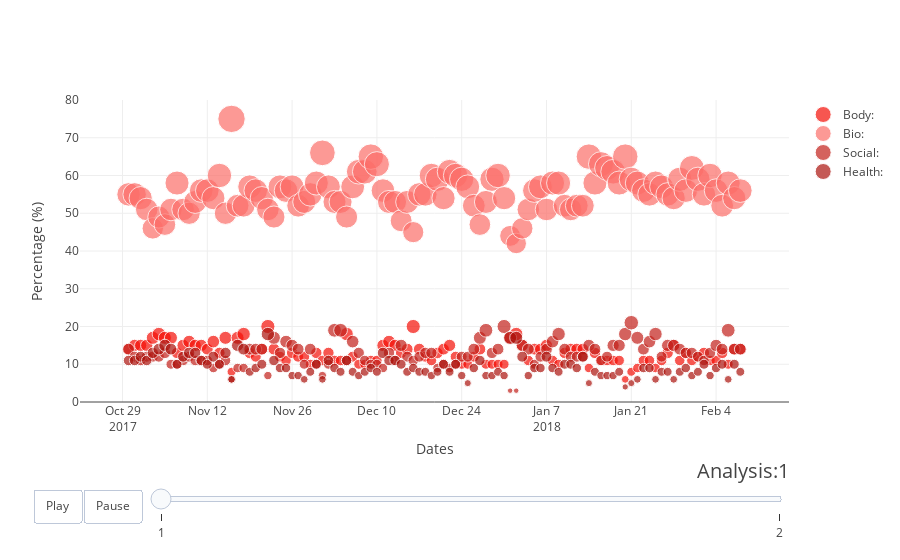

Here is the notebook cell this chart was saved with:
### Code cell
analysis_from_col = set(df['analysis'])
analysis_ints = sorted(list(analysis_from_col))
analysis = [str(anal) for anal in analysis_ints]
# make list of categories
categories = []
for cat in df['category']:
    if cat not in categories: 
        categories.append(cat)
# make figure
figure = {
    'data': [],
    'layout': {},
    'frames': []
}

# fill in most of layout
figure['layout']['xaxis'] = {'title': 'Dates'}
#figure['layout']['xaxis'] =go.Layout(xaxis=go.layout.XAxis(
                        #tickvals=[0,1],
                        #ticktext=['Date1','Date2'],
                        #title='Dates'))
figure['layout']['yaxis'] = {'range': [0,80],'title': 'Percentage (%)'}
figure['layout']['hovermode'] = 'closest'
figure['layout']['sliders'] = {
    'args': [
        'transition', {
            'duration': 400,
            'easing': 'cubic-in-out'
        }
    ],
    'initialValue': '1',
    'plotlycommand': 'animate',
    'values': analysis,
    'visible': True
}
figure['layout']['updatemenus'] = [
    {
        'buttons': [
            {
                'args': [None, {'frame': {'duration': 300, 'redraw': True},
                         'fromcurrent': True, 'transition': {'duration': 300, 'easing': 'quadratic-in-out'}}],
                'label': 'Play',
                'method': 'animate'
            },
            {
                'args': [[None], {'frame': {'duration': 0, 'redraw': True},
                                  'mode': 'immediate',
                'transition': {'duration': 0}}],
                'label': 'Pause',
                'method': 'animate'
            }
        ],
        'direction': 'left',
        'pad': {'r': 10, 't': 87},
        'showactive': False,
        'type': 'buttons',
        'x': 0.1,
        'xanchor': 'right',
        'y': 0,
        'yanchor': 'top'
    }
]

sliders_dict = {
    'active': 0,
    'yanchor': 'top',
    'xanchor': 'left',
    'currentvalue': {
        'font': {'size': 20},
        'prefix': 'Analysis:',
        'visible': True,
        'xanchor': 'right'
    },
    'transition': {'duration': 300, 'easing': 'cubic-in-out'},
    'pad': {'b': 10, 't': 50},
    'len': 0.9,
    'x': 0.1,
    'y': 0,
    'steps': []
}



custom_colors = {
    'Bio:': '#FC6E69',
    'Body:': '#F50F07',
    'Social:': '#C3211B',
    'Health:': '#AC140E',
    'Friends:':  '#5FE58C',
    'Family:': '#22FF56',
    'Relig:': '#157033',
    'Leisure:': '#05170B',
    
}

# make data
a = 1
for cat in categories:
    dataset_by_analysis = df[df['analysis'] == int(a)]
    
    dataset_by_analysis_and_cat = dataset_by_analysis[dataset_by_analysis['category'] == cat]

    if(not dataset_by_analysis_and_cat['date'].empty):
        data_dict = {
            'x': list(dataset_by_analysis_and_cat['date']),
            'y': list(dataset_by_analysis_and_cat['value']),
            'mode': 'markers',
            'text': list(dataset_by_analysis_and_cat['name'].values[0]),
            'marker': {
                'sizemode': 'area',
                'sizeref': 200,
                'size': list(dataset_by_analysis_and_cat['size']),
                'color': custom_colors[cat]
            },
            'name': dataset_by_analysis_and_cat['name'].values[0]
        }
        
        figure['data'].append(data_dict)

# make frames
for a in analysis:
    frame = {'data': [], 'name': str(a)}
    for cat in categories:
        dataset_by_analysis = df[df['analysis'] == int(a)]
        dataset_by_analysis_and_cat = dataset_by_analysis[dataset_by_analysis['category'] == cat]
        
        
        if(not dataset_by_analysis_and_cat['date'].empty):
            
            data_dict = {
                'x': list(dataset_by_analysis_and_cat['date']),
                'y': list(dataset_by_analysis_and_cat['value']),
                'mode': 'markers',
                'text': list(dataset_by_analysis_and_cat['name'].values[0]),
                'marker': {
                    'sizemode': 'area',
                    'sizeref': 200,
                    'size': list(dataset_by_analysis_and_cat['size']),
                    'color': custom_colors[cat]
            },
            'name': dataset_by_analysis_and_cat['name'].values[0]
            }
            
            frame['data'].append(data_dict)
            
    figure['frames'].append(frame)
    
    slider_step = {'args': [
        [a],
        {'frame': {'duration': 300, 'redraw': True},
         'mode': 'immediate',
         'label': 'label-for-frame',
       'transition': {'duration': 300}}
     ],
     'label': a,
     'method': 'animate'}
    sliders_dict['steps'].append(slider_step)

    
figure['layout']['sliders'] = [sliders_dict]

iplot(figure)

### Figure 1 — Plotly figure (JSON) as saved in the notebook; plotly's stock layout.template omitted (floating-point values rounded to 4 significant figures)
{"data": [{"marker": {"color": "#F50F07", "size": [14000, 15000, 15000, 15000, 17000, 18000, 17000, 17000, 13000, 15000, 16000, 15000, 15000, 14000, 16000, 13000, 17000, 8000, 17000, 18000, 13000, 12000, 14000, 20000, 14000, 12000, 11000, 13000, 12000, 12000, 10000, 13000, 11000, 13000, 11000, 11000, 18000, 12000, 10000, 10000, 11000, 11000, 15000, 16000, 15000, 13000, 14000, 20000, 14000, 12000, 11000, 13000, 14000, 15000, 12000, 10000, 10000, 12000, 14000, 10000, 10000, 10000, 10000, 17000, 18000, 15000, 11000, 14000, 14000, 15000, 11000, 10000, 13000, 14000, 14000, 14000, 9000, 13000, 11000, 11000, 11000, 11000, 6000, 8000, 9000, 11000, 11000, 9000, 11000, 13000, 15000, 11000, 13000, 11000, 12000, 13000, 11000, 11000, 13000, 10000, 14000, 14000], "sizemode": "area", "sizeref": 200}, "mode": "markers", "name": "Body:", "text": ["B", "o", "d", "y", ":"], "type": "scatter", "uid": "f4824d14-9189-4dea-9a53-413905a8e781", "x": ["2017-10-30", "2017-10-31", "2017-11-01", "2017-11-02", "2017-11-03", "2017-11-04", "2017-11-05", "2017-11-06", "2017-11-07", "2017-11-08", "2017-11-09", "2017-11-10", "2017-11-11", "2017-11-12", "2017-11-13", "2017-11-14", "2017-11-15", "2017-11-16", "2017-11-17", "2017-11-18", "2017-11-19", "2017-11-20", "2017-11-21", "2017-11-22", "2017-11-23", "2017-11-24", "2017-11-25", "2017-11-26", "2017-11-27", "2017-11-28", "2017-11-29", "2017-11-30", "2017-12-01", "2017-12-02", "2017-12-03", "2017-12-04", "2017-12-05", "2017-12-06", "2017-12-07", "2017-12-08", "2017-12-09", "2017-12-10", "2017-12-11", "2017-12-12", "2017-12-13", "2017-12-14", "2017-12-15", "2017-12-16", "2017-12-17", "2017-12-18", "2017-12-19", "2017-12-20", "2017-12-21", "2017-12-22", "2017-12-23", "2017-12-24", "2017-12-25", "2017-12-26", "2017-12-27", "2017-12-28", "2017-12-29", "2017-12-30", "2017-12-31", "2018-01-01", "2018-01-02", "2018-01-03", "2018-01-04", "2018-01-05", "2018-01-06", "2018-01-07", "2018-01-08", "2018-01-09", "2018-01-10", "2018-01-11", "2018-01-12", "2018-01-13", "2018-01-14", "2018-01-15", "2018-01-16", "2018-01-17", "2018-01-18", "2018-01-19", "2018-01-20", "2018-01-21", "2018-01-22", "2018-01-23", "2018-01-24", "2018-01-25", "2018-01-26", "2018-01-27", "2018-01-28", "2018-01-29", "2018-01-30", "2018-01-31", "2018-02-01", "2018-02-02", "2018-02-03", "2018-02-04", "2018-02-05", "2018-02-06", "2018-02-07", "2018-02-08"], "y": [14, 15, 15, 15, 17, 18, 17, 17, 13, 15, 16, 15, 15, 14, 16, 13, 17, 8, 17, 18, 13, 12, 14, 20, 14, 12, 11, 13, 12, 12, 10, 13, 11, 13, 11, 11, 18, 12, 10, 10, 11, 11, 15, 16, 15, 13, 14, 20, 14, 12, 11, 13, 14, 15, 12, 10, 10, 12, 14, 10, 10, 10, 10, 17, 18, 15, 11, 14, 14, 15, 11, 10, 13, 14, 14, 14, 9, 13, 11, 11, 11, 11, 6, 8, 9, 11, 11, 9, 11, 13, 15, 11, 13, 11, 12, 13, 11, 11, 13, 10, 14, 14]}, {"marker": {"color": "#FC6E69", "size": [55000, 55000, 54000, 51000, 46000, 49000, 47000, 51000, 58000, 51000, 50000, 53000, 56000, 56000, 54000, 60000, 50000, 75000, 52000, 52000, 57000, 56000, 54000, 51000, 49000, 57000, 56000, 57000, 52000, 53000, 55000, 58000, 66000, 57000, 53000, 53000, 49000, 57000, 61000, 61000, 65000, 63000, 56000, 53000, 53000, 48000, 53000, 45000, 55000, 55000, 60000, 59000, 54000, 61000, 60000, 59000, 57000, 52000, 47000, 53000, 59000, 60000, 54000, 44000, 42000, 46000, 51000, 56000, 57000, 51000, 58000, 58000, 52000, 51000, 52000, 52000, 65000, 58000, 63000, 62000, 61000, 58000, 65000, 59000, 58000, 56000, 55000, 58000, 57000, 55000, 54000, 59000, 56000, 62000, 59000, 55000, 60000, 56000, 52000, 58000, 54000, 56000], "sizemode": "area", "sizeref": 200}, "mode": "markers", "name": "Bio:", "text": ["B", "i", "o", ":"], "type": "scatter", "uid": "2f4b8f78-5f39-4232-aa06-408e382f42b7", "x": ["2017-10-30", "2017-10-31", "2017-11-01", "2017-11-02", "2017-11-03", "2017-11-04", "2017-11-05", "2017-11-06", "2017-11-07", "2017-11-08", "2017-11-09", "2017-11-10", "2017-11-11", "2017-11-12", "2017-11-13", "2017-11-14", "2017-11-15", "2017-11-16", "2017-11-17", "2017-11-18", "2017-11-19", "2017-11-20", "2017-11-21", "2017-11-22", "2017-11-23", "2017-11-24", "2017-11-25", "2017-11-26", "2017-11-27", "2017-11-28", "2017-11-29", "2017-11-30", "2017-12-01", "2017-12-02", "2017-12-03", "2017-12-04", "2017-12-05", "2017-12-06", "2017-12-07", "2017-12-08", "2017-12-09", "2017-12-10", "2017-12-11", "2017-12-12", "2017-12-13", "2017-12-14", "2017-12-15", "2017-12-16", "2017-12-17", "2017-12-18", "2017-12-19", "2017-12-20", "2017-12-21", "2017-12-22", "2017-12-23", "2017-12-24", "2017-12-25", "2017-12-26", "2017-12-27", "2017-12-28", "2017-12-29", "2017-12-30", "2017-12-31", "2018-01-01", "2018-01-02", "2018-01-03", "2018-01-04", "2018-01-05", "2018-01-06", "2018-01-07", "2018-01-08", "2018-01-09", "2018-01-10", "2018-01-11", "2018-01-12", "2018-01-13", "2018-01-14", "2018-01-15", "2018-01-16", "2018-01-17", "2018-01-18", "2018-01-19", "2018-01-20", "2018-01-21", "2018-01-22", "2018-01-23", "2018-01-24", "2018-01-25", "2018-01-26", "2018-01-27", "2018-01-28", "2018-01-29", "2018-01-30", "2018-01-31", "2018-02-01", "2018-02-02", "2018-02-03", "2018-02-04", "2018-02-05", "2018-02-06", "2018-02-07", "2018-02-08"], "y": [55, 55, 54, 51, 46, 49, 47, 51, 58, 51, 50, 53, 56, 56, 54, 60, 50, 75, 52, 52, 57, 56, 54, 51, 49, 57, 56, 57, 52, 53, 55, 58, 66, 57, 53, 53, 49, 57, 61, 61, 65, 63, 56, 53, 53, 48, 53, 45, 55, 55, 60, 59, 54, 61, 60, 59, 57, 52, 47, 53, 59, 60, 54, 44, 42, 46, 51, 56, 57, 51, 58, 58, 52, 51, 52, 52, 65, 58, 63, 62, 61, 58, 65, 59, 58, 56, 55, 58, 57, 55, 54, 59, 56, 62, 59, 55, 60, 56, 52, 58, 54, 56]}, {"marker": {"color": "#C3211B", "size": [14000, 12000, 11000, 12000, 12000, 12000, 13000, 10000, 10000, 11000, 12000, 11000, 11000, 11000, 9000, 10000, 11000, 6000, 9000, 9000, 14000, 14000, 14000, 7000, 17000, 13000, 16000, 15000, 14000, 10000, 14000, 10000, 7000, 10000, 19000, 19000, 11000, 16000, 13000, 11000, 10000, 10000, 9000, 13000, 11000, 15000, 12000, 11000, 12000, 13000, 13000, 9000, 10000, 9000, 10000, 12000, 12000, 14000, 17000, 19000, 13000, 14000, 20000, 3000, 3000, 15000, 14000, 10000, 12000, 14000, 16000, 18000, 14000, 12000, 12000, 12000, 15000, 14000, 11000, 12000, 15000, 15000, 18000, 21000, 17000, 14000, 16000, 18000, 12000, 15000, 15000, 14000, 13000, 13000, 12000, 11000, 13000, 15000, 14000, 19000, 14000, 14000], "sizemode": "area", "sizeref": 200}, "mode": "markers", "name": "Social:", "text": ["S", "o", "c", "i", "a", "l", ":"], "type": "scatter", "uid": "e4a63c78-a4ba-4eff-9904-deac7f1729d4", "x": ["2017-10-30", "2017-10-31", "2017-11-01", "2017-11-02", "2017-11-03", "2017-11-04", "2017-11-05", "2017-11-06", "2017-11-07", "2017-11-08", "2017-11-09", "2017-11-10", "2017-11-11", "2017-11-12", "2017-11-13", "2017-11-14", "2017-11-15", "2017-11-16", "2017-11-17", "2017-11-18", "2017-11-19", "2017-11-20", "2017-11-21", "2017-11-22", "2017-11-23", "2017-11-24", "2017-11-25", "2017-11-26", "2017-11-27", "2017-11-28", "2017-11-29", "2017-11-30", "2017-12-01", "2017-12-02", "2017-12-03", "2017-12-04", "2017-12-05", "2017-12-06", "2017-12-07", "2017-12-08", "2017-12-09", "2017-12-10", "2017-12-11", "2017-12-12", "2017-12-13", "2017-12-14", "2017-12-15", "2017-12-16", "2017-12-17", "2017-12-18", "2017-12-19", "2017-12-20", "2017-12-21", "2017-12-22", "2017-12-23", "2017-12-24", "2017-12-25", "2017-12-26", "2017-12-27", "2017-12-28", "2017-12-29", "2017-12-30", "2017-12-31", "2018-01-01", "2018-01-02", "2018-01-03", "2018-01-04", "2018-01-05", "2018-01-06", "2018-01-07", "2018-01-08", "2018-01-09", "2018-01-10", "2018-01-11", "2018-01-12", "2018-01-13", "2018-01-14", "2018-01-15", "2018-01-16", "2018-01-17", "2018-01-18", "2018-01-19", "2018-01-20", "2018-01-21", "2018-01-22", "2018-01-23", "2018-01-24", "2018-01-25", "2018-01-26", "2018-01-27", "2018-01-28", "2018-01-29", "2018-01-30", "2018-01-31", "2018-02-01", "2018-02-02", "2018-02-03", "2018-02-04", "2018-02-05", "2018-02-06", "2018-02-07", "2018-02-08"], "y": [14, 12, 11, 12, 12, 12, 13, 10, 10, 11, 12, 11, 11, 11, 9, 10, 11, 6, 9, 9, 14, 14, 14, 7, 17, 13, 16, 15, 14, 10, 14, 10, 7, 10, 19, 19, 11, 16, 13, 11, 10, 10, 9, 13, 11, 15, 12, 11, 12, 13, 13, 9, 10, 9, 10, 12, 12, 14, 17, 19, 13, 14, 20, 3, 3, 15, 14, 10, 12, 14, 16, 18, 14, 12, 12, 12, 15, 14, 11, 12, 15, 15, 18, 21, 17, 14, 16, 18, 12, 15, 15, 14, 13, 13, 12, 11, 13, 15, 14, 19, 14, 14]}, {"marker": {"color": "#AC140E", "size": [11000, 11000, 12000, 11000, 13000, 14000, 15000, 14000, 10000, 12000, 13000, 13000, 11000, 10000, 12000, 10000, 13000, 6000, 15000, 14000, 8000, 9000, 10000, 18000, 11000, 9000, 9000, 7000, 7000, 6000, 8000, 10000, 6000, 11000, 9000, 8000, 11000, 8000, 7000, 8000, 9000, 8000, 13000, 11000, 11000, 10000, 8000, 9000, 8000, 8000, 7000, 8000, 10000, 8000, 10000, 7000, 5000, 9000, 11000, 7000, 7000, 8000, 7000, 17000, 17000, 12000, 7000, 9000, 9000, 12000, 9000, 8000, 10000, 10000, 9000, 12000, 5000, 8000, 7000, 7000, 7000, 8000, 4000, 5000, 6000, 9000, 9000, 6000, 8000, 8000, 6000, 8000, 9000, 7000, 8000, 10000, 7000, 9000, 10000, 6000, 10000, 8000], "sizemode": "area", "sizeref": 200}, "mode": "markers", "name": "Health:", "text": ["H", "e", "a", "l", "t", "h", ":"], "type": "scatter", "uid": "516b4b2a-575f-478d-b56d-5065800fd309", "x": ["2017-10-30", "2017-10-31", "2017-11-01", "2017-11-02", "2017-11-03", "2017-11-04", "2017-11-05", "2017-11-06", "2017-11-07", "2017-11-08", "2017-11-09", "2017-11-10", "2017-11-11", "2017-11-12", "2017-11-13", "2017-11-14", "2017-11-15", "2017-11-16", "2017-11-17", "2017-11-18", "2017-11-19", "2017-11-20", "2017-11-21", "2017-11-22", "2017-11-23", "2017-11-24", "2017-11-25", "2017-11-26", "2017-11-27", "2017-11-28", "2017-11-29", "2017-11-30", "2017-12-01", "2017-12-02", "2017-12-03", "2017-12-04", "2017-12-05", "2017-12-06", "2017-12-07", "2017-12-08", "2017-12-09", "2017-12-10", "2017-12-11", "2017-12-12", "2017-12-13", "2017-12-14", "2017-12-15", "2017-12-16", "2017-12-17", "2017-12-18", "2017-12-19", "2017-12-20", "2017-12-21", "2017-12-22", "2017-12-23", "2017-12-24", "2017-12-25", "2017-12-26", "2017-12-27", "2017-12-28", "2017-12-29", "2017-12-30", "2017-12-31", "2018-01-01", "2018-01-02", "2018-01-03", "2018-01-04", "2018-01-05", "2018-01-06", "2018-01-07", "2018-01-08", "2018-01-09", "2018-01-10", "2018-01-11", "2018-01-12", "2018-01-13", "2018-01-14", "2018-01-15", "2018-01-16", "2018-01-17", "2018-01-18", "2018-01-19", "2018-01-20", "2018-01-21", "2018-01-22", "2018-01-23", "2018-01-24", "2018-01-25", "2018-01-26", "2018-01-27", "2018-01-28", "2018-01-29", "2018-01-30", "2018-01-31", "2018-02-01", "2018-02-02", "2018-02-03", "2018-02-04", "2018-02-05", "2018-02-06", "2018-02-07", "2018-02-08"], "y": [11, 11, 12, 11, 13, 14, 15, 14, 10, 12, 13, 13, 11, 10, 12, 10, 13, 6, 15, 14, 8, 9, 10, 18, 11, 9, 9, 7, 7, 6, 8, 10, 6, 11, 9, 8, 11, 8, 7, 8, 9, 8, 13, 11, 11, 10, 8, 9, 8, 8, 7, 8, 10, 8, 10, 7, 5, 9, 11, 7, 7, 8, 7, 17, 17, 12, 7, 9, 9, 12, 9, 8, 10, 10, 9, 12, 5, 8, 7, 7, 7, 8, 4, 5, 6, 9, 9, 6, 8, 8, 6, 8, 9, 7, 8, 10, 7, 9, 10, 6, 10, 8]}], "layout": {"hovermode": "closest", "sliders": [{"active": 0, "currentvalue": {"font": {"size": 20}, "prefix": "Analysis:", "visible": true, "xanchor": "right"}, "len": 0.9, "pad": {"b": 10, "t": 50}, "steps": [{"args": [["1"], {"frame": {"duration": 300, "redraw": true}, "label": "label-for-frame", "mode": "immediate", "transition": {"duration": 300}}], "label": "1", "method": "animate"}, {"args": [["2"], {"frame": {"duration": 300, "redraw": true}, "label": "label-for-frame", "mode": "immediate", "transition": {"duration": 300}}], "label": "2", "method": "animate"}], "transition": {"duration": 300, "easing": "cubic-in-out"}, "x": 0.1, "xanchor": "left", "y": 0, "yanchor": "top"}], "updatemenus": [{"buttons": [{"args": [null, {"frame": {"duration": 300, "redraw": true}, "fromcurrent": true, "transition": {"duration": 300, "easing": "quadratic-in-out"}}], "label": "Play", "method": "animate"}, {"args": [[null], {"frame": {"duration": 0, "redraw": true}, "mode": "immediate", "transition": {"duration": 0}}], "label": "Pause", "method": "animate"}], "direction": "left", "pad": {"r": 10, "t": 87}, "showactive": false, "type": "buttons", "x": 0.1, "xanchor": "right", "y": 0, "yanchor": "top"}], "xaxis": {"title": "Dates"}, "yaxis": {"range": [0, 80], "title": "Percentage (%)"}}}
